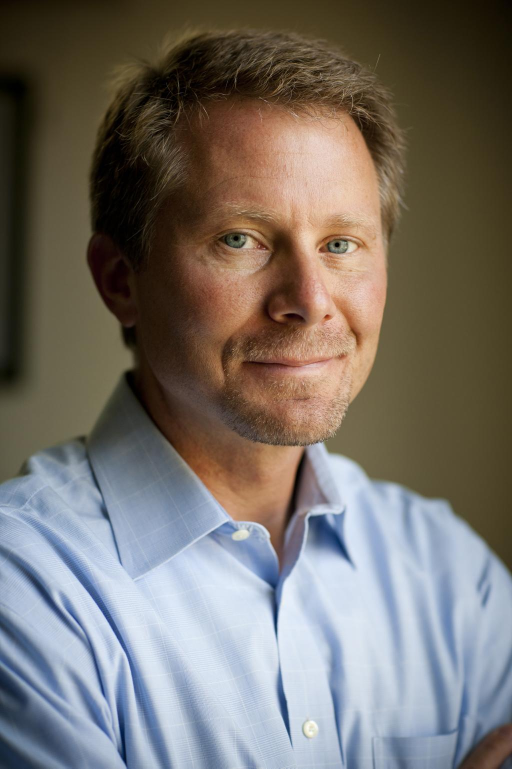
#> input picture task/ai8x-synthesis/1_Handshaking_Handshaking_1_545.jpg, 1024 x 1537 px (shown at 1/2 size)
$ python make_sample_input.py 1_Handshaking_Handshaking_1_545.jpg
#> lines starting #> are read from the running program, lines starting #| are printed output that depends on the picture
#!/usr/bin/env python3
"""
make_sample_input.py
====================
Converts a face image into a C header file that can be compiled
directly into the MAX78000 firmware for static inference testing.

Usage:
    python make_sample_input.py face.jpg

Output:
    sample_face.h   -- include this in main.c instead of feeding camera data

The output format matches what your model expects:
  - Resized to 224x224
  - RGB888, one uint32_t per pixel
  - Format: 0x00BBGGRR with each channel XOR'd with 0x80
    i.e.  value = ((b ^ 0x80) << 16) | ((g ^ 0x80) << 8) | (r ^ 0x80)
  - 224*224 = 50176 uint32_t values
"""

import sys
import numpy as np
from PIL import Image

def convert_image(path):
    # Load and resize
#> called with path = '1_Handshaking_Handshaking_1_545.jpg'
    img = Image.open(path).convert("RGB")
#> img is the input picture: PIL image 1024x1537 RGB; mean R, G, B 118.3, 112.3, 105.7
    img = img.resize((224, 224), Image.BILINEAR)
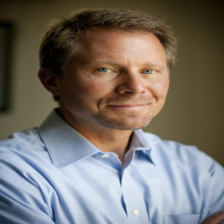
#> img: PIL image 224x224 RGB; mean R, G, B 118.3, 112.3, 105.7
    arr = np.array(img, dtype=np.uint8)  # shape (224, 224, 3)

    # Build uint32 array in 0x00BBGGRR ^ 0x00808080 format
    r = arr[:, :, 0].astype(np.uint32)
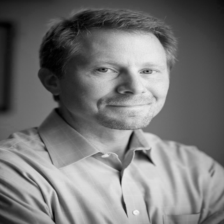
#> r: shape (224, 224) uint32; min 0, max 243, mean 118.3
    g = arr[:, :, 1].astype(np.uint32)
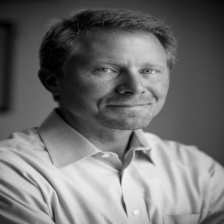
#> g: shape (224, 224) uint32; min 0, max 243, mean 112.3
    b = arr[:, :, 2].astype(np.uint32)
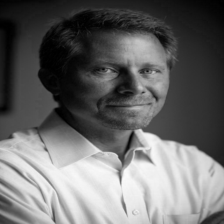
#> b: shape (224, 224) uint32; min 0, max 250, mean 105.7

    pixels = (((b ^ 0x80) << 16) | ((g ^ 0x80) << 8) | (r ^ 0x80)).flatten()

    # Write C header
    out_path = "sample_face.h"
    with open(out_path, "w") as f:
        f.write("// Auto-generated by make_sample_input.py\n")
        f.write("// Static face input for MAX78000 FcosFace firmware test\n")
        f.write("// Format: 0x00BBGGRR with each channel ^ 0x80\n\n")
        f.write("#ifndef __SAMPLE_FACE_H__\n")
        f.write("#define __SAMPLE_FACE_H__\n\n")
        f.write(f"#define SAMPLE_FACE_W 224\n")
        f.write(f"#define SAMPLE_FACE_H 224\n")
        f.write(f"#define SAMPLE_FACE_COUNT {len(pixels)}\n\n")
        f.write("static const uint32_t sample_face_data[] = {\n")

        for i, val in enumerate(pixels):
            if i % 8 == 0:
                f.write("    ")
            f.write(f"0x{val:08X}")
            if i < len(pixels) - 1:
                f.write(", ")
            if (i + 1) % 8 == 0:
                f.write("\n")
#> this loop made 50176 passes
#> val on passes 1 to 3: 8489362, 8489362, 8555155

        f.write("\n};\n\n")
        f.write("#endif // __SAMPLE_FACE_H__\n")

    print(f"Written {len(pixels)} pixels to {out_path}")
#| Written 50176 pixels to sample_face.h
    print(f"Array size: {len(pixels) * 4 / 1024:.1f} KB")
#| Array size: 196.0 KB
    print(f"First pixel (r,g,b): ({arr[0,0,0]}, {arr[0,0,1]}, {arr[0,0,2]})")
#| First pixel (r,g,b): (18, 9, 1)
    print(f"First encoded value: 0x{pixels[0]:08X}")
#> (printed output is left out)

if __name__ == "__main__":
    if len(sys.argv) < 2:
        print("Usage: python make_sample_input.py <face_image.jpg>")
        sys.exit(1)
    convert_image(sys.argv[1])
